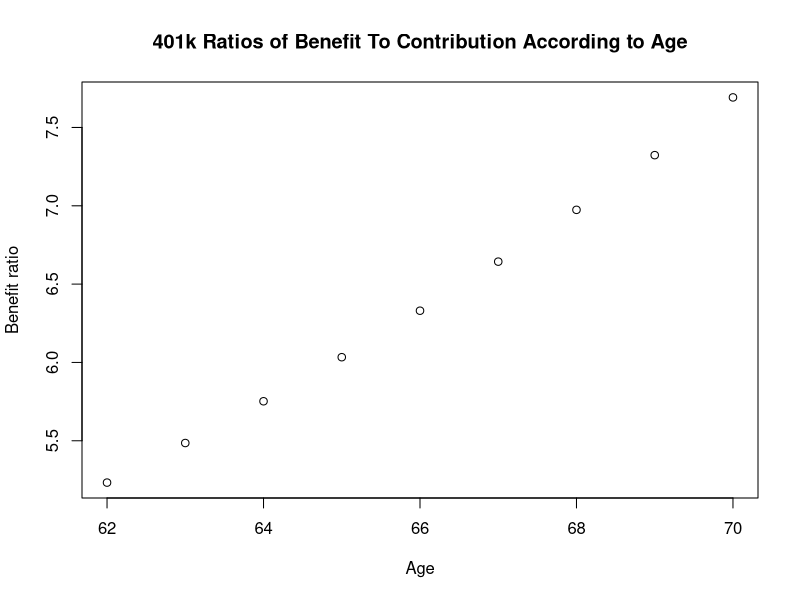
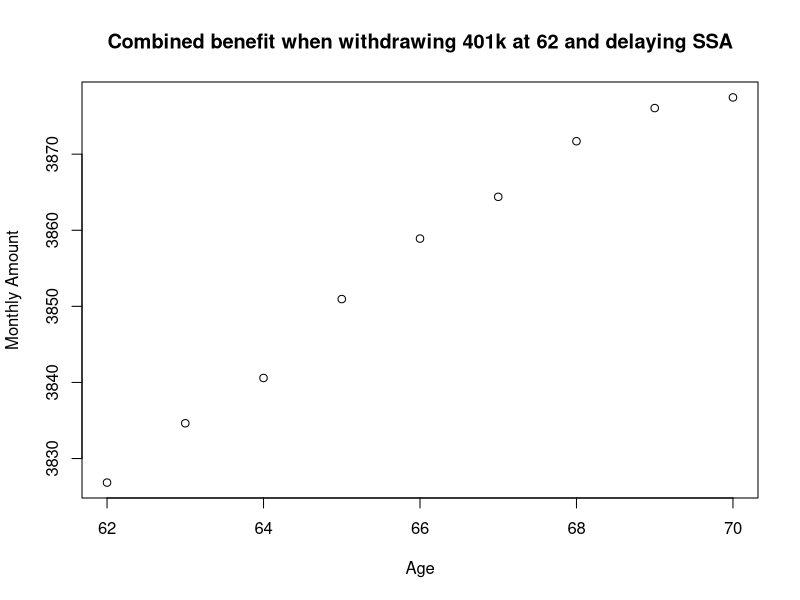
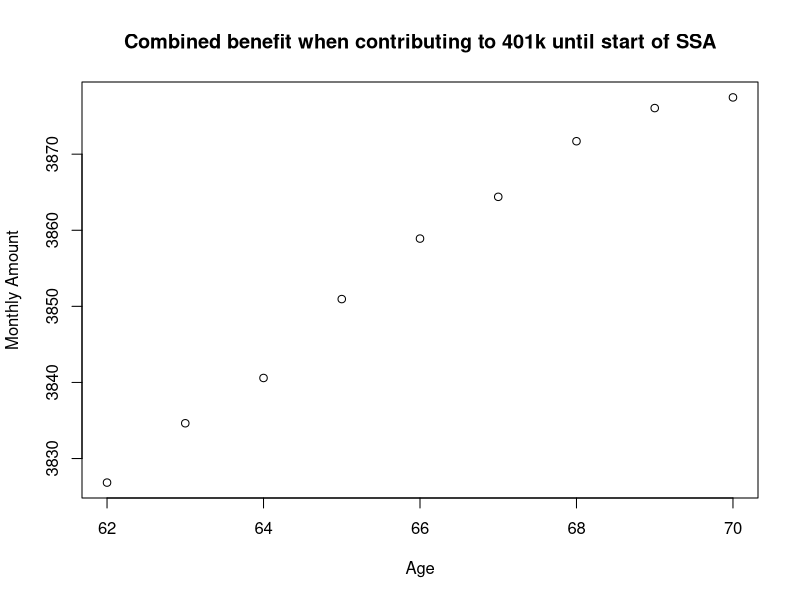

These figures' R source, in order:
## ---- chunk 1
# Added this "clear all" section to make sure we can run use "Chunks/Run All"" without conflict.
# Still does not catch package info, but that will be seen when knit.

# Start with a Clean memory
rm(list=ls())

# Supress warnings particularly during loading of libraries
options(warn=-1)
## ---- chunk 2
# Library and Directory Config

# Add all required packages here. 
required.packages <- c("plyr", 
                       "ggplot2")

# Check to see if packages in required.packages are installed
have.pkgs <- required.packages %in% installed.packages()

if(length(required.packages) > sum(have.pkgs)){
  install.packages(required.packages[!have.pkgs])
}

for(pkg in required.packages){
  library(pkg, character.only = TRUE, quietly=TRUE, warn.conflicts=FALSE)
}

# Make sure we're in the right working directory:  "Code"
if("Code" %in% list.files()){
  setwd("Code")
}

if(!("Code" %in% list.files("..")))
{
  stop
}
## ---- chunk 3
# Consider the age bracket 62 yrs to 70 yrs
age <- c(62, 63, 64, 65, 66, 67, 68, 69, 70)

# SSA - Average montly benefit from 2012
#   supplement13, Table 6.B3 
#   and http://www.ssa.gov/OACT/ProgData/ar_drc.html
mth_amt_rt <- c(1103.9, 1182.75,  1261.6,	1366.62, 1471.81,	1577, 1703.16, 1829.32, 1955.48)
ssa_benefit <- data.frame(age, mth_amt_rt)

# 401k - Base mount accumulated from contribution
#   https://blog.personalcapital.com/financial-planning-2/average-401k-balance-age/
tot_low <- c(690500, 708000, 725500, 743000,	760500, 778000, 795500, 813000, 830500)
# 401k - Balance with 7% compound interest
#   http://www.investor.gov/tools/calculators/compound-interest-calculator
tot_high <- c(3613402, 3883840, 4173209, 4482834,  4814132, 5168621, 5547925, 5953779, 6388044)
k_Balance <- data.frame(age, tot_low, tot_high)

### Assuming life expectancy of 85.45 for modeling:

# Calculate SSA Total Benefit with Average Death at 85.45
ssa_benefit$tot_amt <- (85.45-ssa_benefit$age) * 12 * ssa_benefit$mth_amt_rt

# Calculate 401k Monthly Benefit with Base Balance
k_Balance$mth_low <- k_Balance$tot_low / (85.45-k_Balance$age) / 12
# Calculate 401k Monthly Benefit with 7% Increase
k_Balance$mth_high <- k_Balance$tot_high / (85.45-k_Balance$age) / 12

cdf <- merge(ssa_benefit,k_Balance,by="age")
names(cdf) <- c("Age","SSA_Monthly_Rate","Total_SSA_Benefit","Total_401k_Low","Total_$01k_High","Monthly_$01k_low","Monthly_401k_High")

cat("Prepared Data:\n")
cdf
## ---- chunk 4
# 401k Ratios of Benefit To Contribution According to Age
ratio_401k <- k_Balance$tot_high / k_Balance$tot_low

plot(k_Balance$age, ratio_401k, main="401k Ratios of Benefit To Contribution According to Age", xlab="Age", ylab="Benefit ratio")
## ---- chunk 5
# Combined benefit when withdrawing 401k at 62 and delaying SSA
tot_amt <- ssa_benefit$tot_amt + k_Balance[k_Balance$age==62,]$tot_high
mth_amt <- tot_amt / (85.45 * 12)
combin <- data.frame(age, mth_amt, tot_amt)

# Combined benefits from SSA and 401k
plot(combin$age, combin$mth_amt,  main="Combined benefit when withdrawing 401k at 62 and delaying SSA", xlab="Age", ylab="Monthly Amount")

## ---- chunk 6
# Combined benefit when contributing to 401k until start of SSA
tot_amt <- ssa_benefit$tot_amt + k_Balance$tot_high
mth_amt <- tot_amt / (85.45 * 12)
combin_401contrib <- data.frame(age, mth_amt, tot_amt)

# Combined benefits from SSA and 401k
plot(combin_401contrib$age, combin$mth_amt,  main="Combined benefit when contributing to 401k until start of SSA", xlab="Age", ylab="Monthly Amount")
